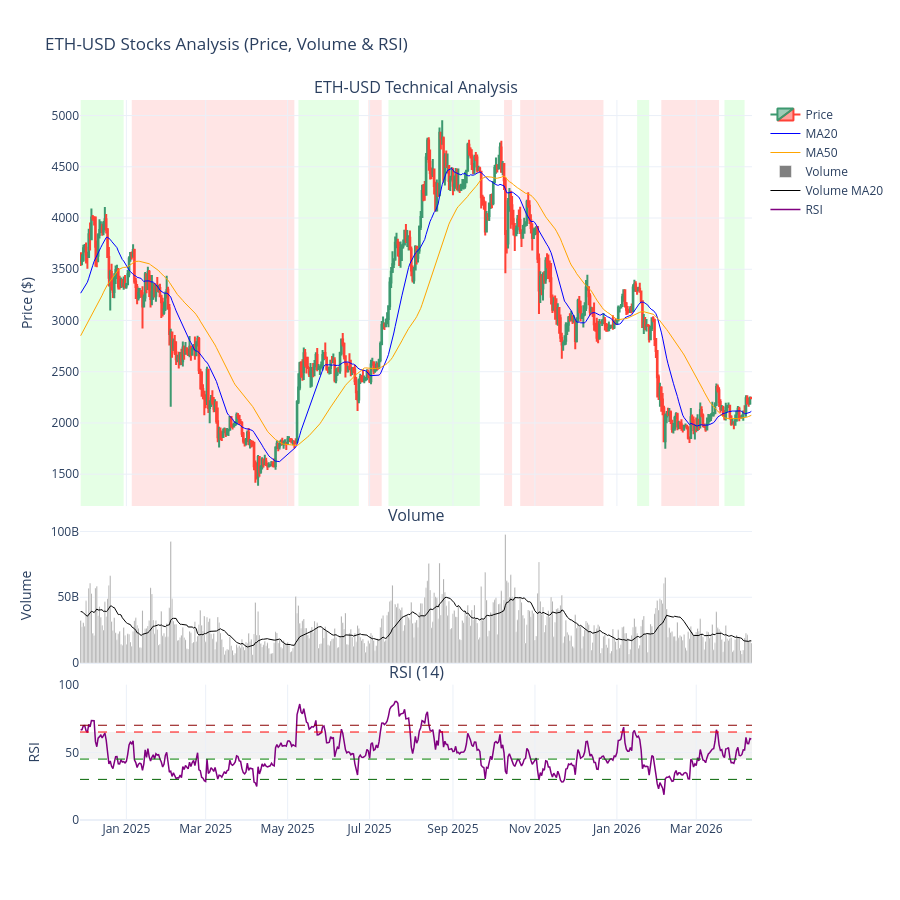

Notebook code for this chart:
### Code cell
plot_data_copy = data_copy.copy().iloc[-500:,:] 

# 1. Subplot oluştur (3 satır: Üstte mumlar, ortada hacim, altta RSI)
fig = make_subplots(rows=3, cols=1, shared_xaxes=True, 
                    vertical_spacing=0.03, 
                    subplot_titles=(f'{ticker} Technical Analysis', 'Volume', 'RSI (14)'), 
                    row_width=[0.2, 0.2, 0.6]) # RSI ve Hacim %20, Ana grafik %60

# --- A. ÜST GRAFİK (CANDLESTICK & GÖSTERGELER) ---
# (Mevcut kodun aynısı burada kalacak)
fig.add_trace(go.Candlestick(x=plot_data_copy.index,
                open=plot_data_copy['Open'],
                high=plot_data_copy['High'],
                low=plot_data_copy['Low'],
                close=plot_data_copy['Close'],
                name='Price'), row=1, col=1)

fig.add_trace(go.Scatter(x=plot_data_copy.index, y=plot_data_copy['MA20'], name='MA20', line=dict(color='blue', width=1)), row=1, col=1)
fig.add_trace(go.Scatter(x=plot_data_copy.index, y=plot_data_copy['MA50'], name='MA50', line=dict(color='orange', width=1)), row=1, col=1)


# Arka planı trend durumuna göre renklendirme (vrect)
current_trend = None
start_date = plot_data_copy.index[0]

for i in range(len(plot_data_copy)):
    date = plot_data_copy.index[i]
    trend = plot_data_copy['trend_short'].iloc[i]
    
    # Trend değiştiyse veya son barsak, bir önceki bölgeyi çiz
    if trend != current_trend or i == len(plot_data_copy) - 1:
        color = None
        if current_trend == 1: # Uptrend
            color = "rgba(0, 250, 0, 0.1)" # Çok açık yeşil
        elif current_trend == -1: # Downtrend
            color = "rgba(250, 0, 0, 0.1)" # Çok açık kırmızı
        
        # Renk varsa vrect ekle
        if color:
            fig.add_vrect(x0=start_date, x1=date, fillcolor=color, layer="below", line_width=0, row=1, col=1)
        
        # Yeni bölgeyi başlat
        start_date = date
        current_trend = trend

# --- B. ARKA PLAN TREND RENKLENDİRMESİ ---
# (Mevcut trend döngün burada devam edebilir)

# --- D. ORTA GRAFİK (HACİM) ---
fig.add_trace(go.Bar(x=plot_data_copy.index, y=plot_data_copy['Volume'], name='Volume', marker_color='gray'), row=2, col=1)
fig.add_trace(go.Scatter(x=plot_data_copy.index, y=plot_data_copy['VOL_MA20'], name='Volume MA20', line=dict(color='black', width=1)), row=2, col=1)

# --- E. ALT GRAFİK (RSI) ---
# RSI Çizgisi
fig.add_trace(go.Scatter(x=plot_data_copy.index, y=plot_data_copy['RSI'], 
                         name='RSI', line=dict(color='purple', width=1.5)), row=3, col=1)

# RSI Eşik Değerleri (70 ve 30)
fig.add_hline(y=65, line_dash="dash", line_color="red", line_width=1, row=3, col=1)
fig.add_hline(y=45, line_dash="dash", line_color="green", line_width=1, row=3, col=1)

# RSI Arka Plan Renklendirme (Opsiyonel: 30-70 arasını hafif gri yapar)
fig.add_hrect(y0=45, y1=65, fillcolor="gray", opacity=0.1, layer="below", line_width=0, row=3, col=1)

# --- E. ALT GRAFİK (RSI) ---


# RSI Eşik Değerleri (70 ve 30)
fig.add_hline(y=70, line_dash="dash", line_color="darkred", line_width=1, row=3, col=1)
fig.add_hline(y=30, line_dash="dash", line_color="darkgreen", line_width=1, row=3, col=1)



# --- F. GRAFİK AYARLARI ---
fig.update_layout(
    title=f'{ticker} Stocks Analysis (Price, Volume & RSI)',
    xaxis_rangeslider_visible=False,
    height=900, # 3 grafik olduğu için yüksekliği biraz artırdık
    template='plotly_white',
    showlegend=True
)

# Y ekseni başlıkları
fig.update_yaxes(title_text="Price ($)", row=1, col=1)
fig.update_yaxes(title_text="Volume", row=2, col=1)
fig.update_yaxes(title_text="RSI", range=[0, 100], row=3, col=1)

fig.show()

### Figure 1 — Plotly figure (JSON) as saved in the notebook; plotly's stock layout.template omitted (floating-point values rounded to 4 significant figures; data arrays with more than 128 entries replaced by an {"elided": "..."} marker saying what was removed)
{"data": [{"close": {"elided": "500 float values"}, "high": {"elided": "500 float values"}, "low": {"elided": "500 float values"}, "name": "Price", "open": {"elided": "500 float values"}, "type": "candlestick", "x": {"elided": "500 str values"}, "xaxis": "x", "yaxis": "y"}, {"line": {"color": "blue", "width": 1}, "name": "MA20", "type": "scatter", "x": {"elided": "500 str values"}, "xaxis": "x", "y": {"elided": "500 float values"}, "yaxis": "y"}, {"line": {"color": "orange", "width": 1}, "name": "MA50", "type": "scatter", "x": {"elided": "500 str values"}, "xaxis": "x", "y": {"elided": "500 float values"}, "yaxis": "y"}, {"marker": {"color": "gray"}, "name": "Volume", "type": "bar", "x": {"elided": "500 str values"}, "xaxis": "x2", "y": {"elided": "500 int values"}, "yaxis": "y2"}, {"line": {"color": "black", "width": 1}, "name": "Volume MA20", "type": "scatter", "x": {"elided": "500 str values"}, "xaxis": "x2", "y": {"elided": "500 float values"}, "yaxis": "y2"}, {"line": {"color": "purple", "width": 1.5}, "name": "RSI", "type": "scatter", "x": {"elided": "500 str values"}, "xaxis": "x3", "y": {"elided": "500 float values"}, "yaxis": "y3"}], "layout": {"annotations": [{"font": {"size": 16}, "showarrow": false, "text": "ETH-USD Technical Analysis", "x": 0.5, "xanchor": "center", "xref": "paper", "y": 1, "yanchor": "bottom", "yref": "paper"}, {"font": {"size": 16}, "showarrow": false, "text": "Volume", "x": 0.5, "xanchor": "center", "xref": "paper", "y": 0.406, "yanchor": "bottom", "yref": "paper"}, {"font": {"size": 16}, "showarrow": false, "text": "RSI (14)", "x": 0.5, "xanchor": "center", "xref": "paper", "y": 0.188, "yanchor": "bottom", "yref": "paper"}], "height": 900, "shapes": [{"fillcolor": "rgba(0, 250, 0, 0.1)", "layer": "below", "line": {"width": 0}, "type": "rect", "x0": "2024-11-28T00:00:00", "x1": "2024-12-30T00:00:00", "xref": "x", "y0": 0, "y1": 1, "yref": "y domain"}, {"fillcolor": "rgba(250, 0, 0, 0.1)", "layer": "below", "line": {"width": 0}, "type": "rect", "x0": "2025-01-05T00:00:00", "x1": "2025-05-06T00:00:00", "xref": "x", "y0": 0, "y1": 1, "yref": "y domain"}, {"fillcolor": "rgba(0, 250, 0, 0.1)", "layer": "below", "line": {"width": 0}, "type": "rect", "x0": "2025-05-09T00:00:00", "x1": "2025-06-23T00:00:00", "xref": "x", "y0": 0, "y1": 1, "yref": "y domain"}, {"fillcolor": "rgba(250, 0, 0, 0.1)", "layer": "below", "line": {"width": 0}, "type": "rect", "x0": "2025-06-30T00:00:00", "x1": "2025-07-10T00:00:00", "xref": "x", "y0": 0, "y1": 1, "yref": "y domain"}, {"fillcolor": "rgba(0, 250, 0, 0.1)", "layer": "below", "line": {"width": 0}, "type": "rect", "x0": "2025-07-15T00:00:00", "x1": "2025-09-21T00:00:00", "xref": "x", "y0": 0, "y1": 1, "yref": "y domain"}, {"fillcolor": "rgba(250, 0, 0, 0.1)", "layer": "below", "line": {"width": 0}, "type": "rect", "x0": "2025-10-09T00:00:00", "x1": "2025-10-15T00:00:00", "xref": "x", "y0": 0, "y1": 1, "yref": "y domain"}, {"fillcolor": "rgba(250, 0, 0, 0.1)", "layer": "below", "line": {"width": 0}, "type": "rect", "x0": "2025-10-21T00:00:00", "x1": "2025-12-22T00:00:00", "xref": "x", "y0": 0, "y1": 1, "yref": "y domain"}, {"fillcolor": "rgba(0, 250, 0, 0.1)", "layer": "below", "line": {"width": 0}, "type": "rect", "x0": "2026-01-16T00:00:00", "x1": "2026-01-25T00:00:00", "xref": "x", "y0": 0, "y1": 1, "yref": "y domain"}, {"fillcolor": "rgba(250, 0, 0, 0.1)", "layer": "below", "line": {"width": 0}, "type": "rect", "x0": "2026-02-03T00:00:00", "x1": "2026-03-18T00:00:00", "xref": "x", "y0": 0, "y1": 1, "yref": "y domain"}, {"fillcolor": "rgba(0, 250, 0, 0.1)", "layer": "below", "line": {"width": 0}, "type": "rect", "x0": "2026-03-22T00:00:00", "x1": "2026-04-06T00:00:00", "xref": "x", "y0": 0, "y1": 1, "yref": "y domain"}, {"line": {"color": "red", "dash": "dash", "width": 1}, "type": "line", "x0": 0, "x1": 1, "xref": "x3 domain", "y0": 65, "y1": 65, "yref": "y3"}, {"line": {"color": "green", "dash": "dash", "width": 1}, "type": "line", "x0": 0, "x1": 1, "xref": "x3 domain", "y0": 45, "y1": 45, "yref": "y3"}, {"fillcolor": "gray", "layer": "below", "line": {"width": 0}, "opacity": 0.1, "type": "rect", "x0": 0, "x1": 1, "xref": "x3 domain", "y0": 45, "y1": 65, "yref": "y3"}, {"line": {"color": "darkred", "dash": "dash", "width": 1}, "type": "line", "x0": 0, "x1": 1, "xref": "x3 domain", "y0": 70, "y1": 70, "yref": "y3"}, {"line": {"color": "darkgreen", "dash": "dash", "width": 1}, "type": "line", "x0": 0, "x1": 1, "xref": "x3 domain", "y0": 30, "y1": 30, "yref": "y3"}], "showlegend": true, "title": {"text": "ETH-USD Stocks Analysis (Price, Volume & RSI)"}, "xaxis": {"anchor": "y", "domain": [0, 1], "matches": "x3", "rangeslider": {"visible": false}, "showticklabels": false}, "xaxis2": {"anchor": "y2", "domain": [0, 1], "matches": "x3", "showticklabels": false}, "xaxis3": {"anchor": "y3", "domain": [0, 1]}, "yaxis": {"anchor": "x", "domain": [0.436, 1], "title": {"text": "Price ($)"}}, "yaxis2": {"anchor": "x2", "domain": [0.218, 0.406], "title": {"text": "Volume"}}, "yaxis3": {"anchor": "x3", "domain": [0, 0.188], "range": [0, 100], "title": {"text": "RSI"}}}}
